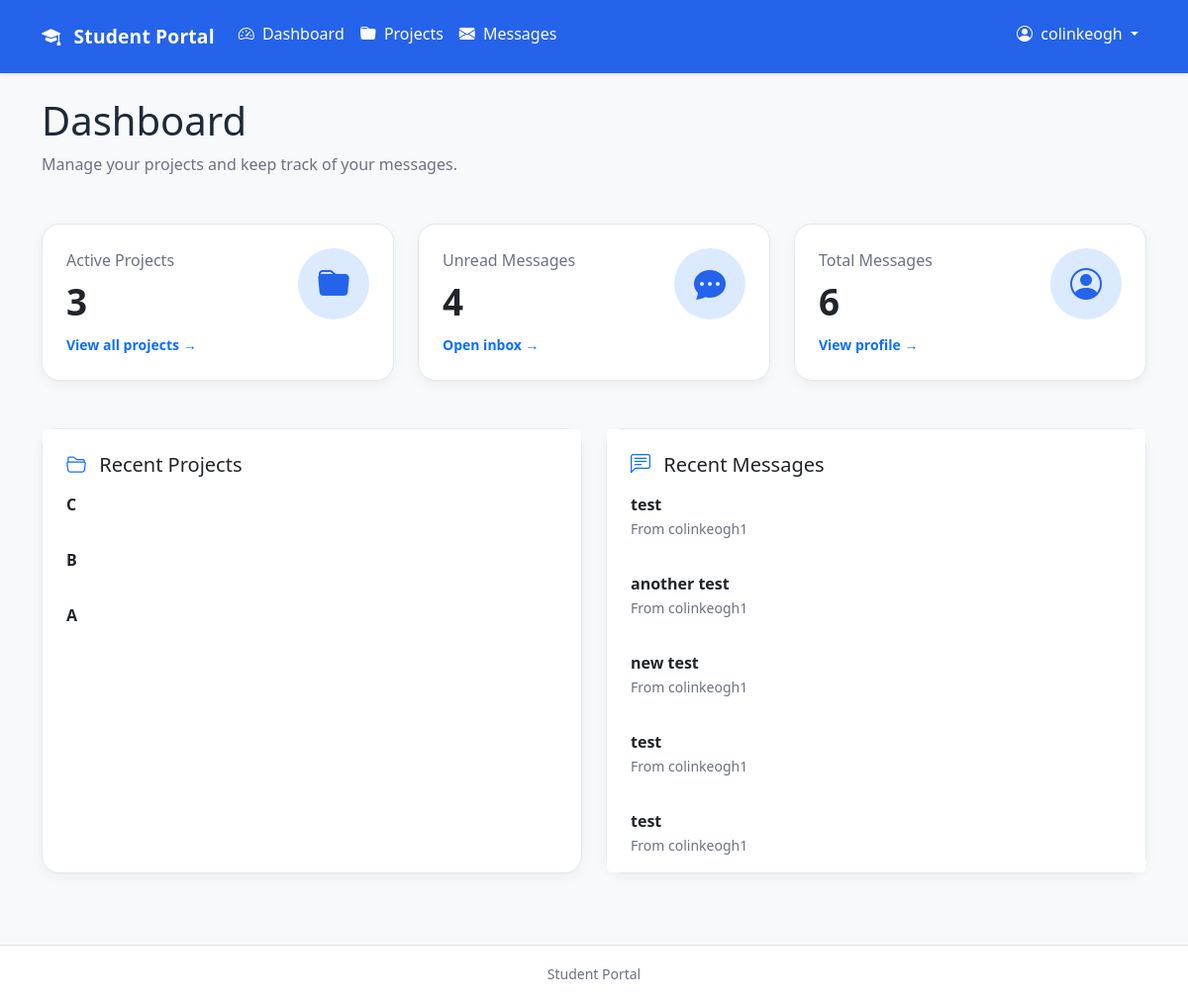
The app's page / (signed in) with its own data.
### accounts/models.py (models this page shows)
class CustomUser(AbstractUser):
    pass

### projects/models.py (models this page shows, shortened)
class Project(models.Model):
    class Status(models.TextChoices):
        PLANNING = 'PL', "Planning"
        ACTIVE = "AC", "Active"
        COMPLETED = "CO", "Completed"
    title = models.CharField(max_length=200)
    description = models.TextField(
        blank=True
    )
    owner = models.ForeignKey(
        settings.AUTH_USER_MODEL,
        on_delete=models.CASCADE,
        related_name="owned_projects",
    )
    status = models.CharField(
        max_length=2,
        choices=Status.choices,
        default=Status.PLANNING,
    )
    deadline = models.DateField(
        null=True,
        blank=True,
    )
    created_at = models.DateTimeField(
        auto_now_add=True,
    )
    class Meta:
        ordering = ["-created_at"]

### messaging/models.py (models this page shows, shortened)
class Message(models.Model):
    sender = models.ForeignKey(
        settings.AUTH_USER_MODEL,
        on_delete=models.CASCADE,
        related_name="sent_messages",
    )
    recipient = models.ForeignKey(
        settings.AUTH_USER_MODEL,
        on_delete=models.CASCADE,
        related_name="received_messages",
    )
    subject = models.CharField(
        max_length=200,
    )
    body = models.TextField()
    sent_at = models.DateTimeField(
        auto_now_add=True,
    )
    is_read = models.BooleanField(
        default=False,
    )
    is_archived = models.BooleanField(
        default=False,
    )
    class Meta:
        ordering = ["-sent_at"]

### dashboard/views.py (the view)
@login_required
def home(request):
    project_count = Project.objects.filter(
        owner=request.user,
    ).count()
    unread_messages = Message.objects.filter(
        recipient=request.user,
        is_read=False,
    ).count()
    total_messages = Message.objects.filter(
        recipient=request.user,
    ).count()
    recent_projects = Project.objects.filter(
        owner=request.user,
    ).order_by("-created_at")[:5]
    recent_messages = Message.objects.filter(
        recipient=request.user,
    ).order_by("-sent_at")[:5]
    context = {
        "project_count": project_count,
        "unread_messages": unread_messages,
        "total_messages": total_messages,
        "recent_projects": recent_projects,
        "recent_messages": recent_messages,
    }
    return render(
        request,
        "dashboard/home.html",
        context,
    )

### dashboard/templates/dashboard/home.html (shortened to what this page needs)
{% extends "base.html" %}
{% block content %}
<div class="mb-5">
    <h1>Dashboard</h1>
    <p class="text-muted mb-0">
        Manage your projects and keep track of your messages.
    </p>
</div>
<div class="row g-4 mb-5">
    <div class="col-lg-4">
        <a
            href="{% url 'projects:list' %}"
            class="text-decoration-none text-dark">
            <div class="card h-100">
                <div class="card-body p-4">
                    <div class="d-flex justify-content-between align-items-start">
                        <div>
                            <p class="text-muted mb-2">
                                Active Projects
                            </p>
                            <h2 class="mb-2">
                                {{ project_count }}
                            </h2>
                            <small class="text-primary fw-semibold">
                                View all projects →
                            </small>
                        </div>
                        <i class="bi bi-folder-fill fs-1"></i>
                    </div>
                </div>
            </div>
        </a>
    </div>
    <div class="col-lg-4">
        <a
            href="{% url 'messaging:inbox' %}"
            class="text-decoration-none text-dark">
            <div class="card h-100">
                <div class="card-body p-4">
                    <div class="d-flex justify-content-between align-items-start">
                        <div>
                            <p class="text-muted mb-2">
                                Unread Messages
                            </p>
                            <h2 class="mb-2">
                                {{ unread_messages }}
                            </h2>
                            <small class="text-primary fw-semibold">
                                Open inbox →
                            </small>
                        </div>
                        <i class="bi bi-chat-dots-fill fs-1"></i>
                    </div>
                </div>
            </div>
        </a>
    </div>
    <div class="col-lg-4">
        <a
            href="{% url 'dashboard:profile' %}"
            class="text-decoration-none text-dark">
            <div class="card h-100">
                <div class="card-body p-4">
                    <div class="d-flex justify-content-between align-items-start">
                        <div>
                            <p class="text-muted mb-2">
                                Total Messages
                            </p>
                            <h2 class="mb-2">
                                {{ total_messages }}
                            </h2>
                            <small class="text-primary fw-semibold">
                                View profile →
                            </small>
                        </div>
                        <i class="bi bi-person-circle fs-1"></i>
                    </div>
                </div>
            </div>
        </a>
    </div>
</div>
<div class="row g-4">
    <div class="col-lg-6">
        <div class="card h-100">
            <div class="card-header bg-white border-0 pt-4 pb-0 px-4">
                <h5 class="mb-0">
                    <i class="bi bi-folder2-open text-primary me-2"></i>
                    Recent Projects
                </h5>
            </div>
            <div class="list-group list-group-flush">
                {% for project in recent_projects %}
                    <a
                        href="{% url 'projects:detail' project.pk %}"
                        class="list-group-item list-group-item-action border-0 px-4 py-3">
                        <strong>
                            {{ project.title }}
                        </strong>
                    </a>
                {% empty %}
                    <div class="list-group-item border-0 px-4 py-3 text-muted">
                        No projects available.
                    </div>
                {% endfor %}
            </div>
        </div>
    </div>
    <div class="col-lg-6">
        <div class="card h-100">
            <div class="card-header bg-white border-0 pt-4 pb-0 px-4">
                <h5 class="mb-0">
                    <i class="bi bi-chat-left-text text-primary me-2"></i>
                    Recent Messages
                </h5>
            </div>
            <div class="list-group list-group-flush">
                {% for message in recent_messages %}
                    <a
                        href="{% url 'messaging:detail' message.pk %}"
                        class="list-group-item list-group-item-action border-0 px-4 py-3">
                        <strong>
                            {{ message.subject }}
                        </strong>
                        <br>
                        <small class="text-muted">
                            From {{ message.sender.username }}
                        </small>
                    </a>
                {% empty %}
                    <div class="list-group-item border-0 px-4 py-3 text-muted">
                        No messages available.
                    </div>
                {% endfor %}
            </div>
        </div>
    </div>
</div>
{% endblock %}

### templates/base.html (shortened to what this page needs)
{% load static %}
<!DOCTYPE html>
<html lang="en">
<head>
    <link
        href="https://cdn.jsdelivr.net/npm/bootstrap@5.3.3/dist/css/bootstrap.min.css"
        rel="stylesheet">
    <link
        href="https://cdn.jsdelivr.net/npm/bootstrap-icons@1.11.3/font/bootstrap-icons.css"
        rel="stylesheet">
    <link
        rel="stylesheet"
        href="{% static 'css/style.css' %}">
</head>
<body class="bg-light">
    <nav class="navbar navbar-expand-lg bg-primary shadow-sm">
        <div class="container">
            <a
                class="navbar-brand fw-semibold text-white"
                href="{% url 'dashboard:home' %}">
                <i class="bi bi-mortarboard-fill me-2 text-white"></i>
                Student Portal
            </a>
            <div
                class="collapse navbar-collapse"
                id="navbarNav">
                {% if user.is_authenticated %}
                    <ul class="navbar-nav me-auto">
                        <li class="nav-item">
                            <a
                                class="nav-link text-white"
                                href="{% url 'dashboard:home' %}">
                                <i class="bi bi-speedometer2 me-1 text-white"></i>
                                Dashboard
                            </a>
                        </li>
                        <li class="nav-item">
                            <a
                                class="nav-link text-white"
                                href="{% url 'projects:list' %}">
                                <i class="bi bi-folder-fill me-1 text-white"></i>
                                Projects
                            </a>
                        </li>
                        <li class="nav-item">
                            <a
                                class="nav-link text-white"
                                href="{% url 'messaging:inbox' %}">
                                <i class="bi bi-envelope-fill me-1 text-white"></i>
                                Messages
                            </a>
                        </li>
                    </ul>
                    <ul class="navbar-nav ms-auto">
                        <li class="nav-item dropdown">
                            <a
                                class="nav-link dropdown-toggle text-white"
                                href="#"
                                id="accountDropdown"
                                role="button"
                                data-bs-toggle="dropdown"
                                aria-expanded="false">
                                <i class="bi bi-person-circle me-1 text-white"></i>
                                {{ user.username }}
                            </a>
                        </li>
                    </ul>
                {% endif %}
            </div>
        </div>
    </nav>
    <main class="container py-4">
        {% block content %}
        {% endblock %}
    </main>
    <footer class="border-top bg-white py-3 mt-5">
        <div class="container text-center">
            <small class="text-muted">
                Student Portal
            </small>
        </div>
    </footer>
</body>
</html>

### static/css/style.css (style rules this page uses)
:root { --primary: #2563eb; --primary-light: #dbeafe; --background: #f8fafc; --card: #ffffff; --border: #e5e7eb; --text: #1f2937; --text-muted: #6b7280; }
html, body { height: 100%; }
body { background: var(--background); color: var(--text); font-family: "Segoe UI", Tahoma, Geneva, Verdana, sans-serif; margin: 0; }
.navbar { min-height: 64px; background: var(--primary) !important; box-shadow: 0 2px 12px rgba(0,0,0,.08); }
.navbar-brand { font-size: 1.2rem; font-weight: 600; letter-spacing: .2px; }
.nav-link { color: var(--text-muted); border-radius: 12px; padding: .85rem 1rem; margin-bottom: .45rem; transition: all .25s ease; font-weight: 500; }
.nav-link i { margin-right: .7rem; }
main { min-height: calc(100vh - 64px); }
.text-muted { color: var(--text-muted) !important; }
.card { background: white; border: 1px solid var(--border); border-radius: 18px; box-shadow: 0 4px 12px rgba(0,0,0,.05); transition: transform .25s, box-shadow .25s, border-color .25s; }
.card i.fs-1 { width: 72px; height: 72px; display: flex; align-items: center; justify-content: center; border-radius: 50%; background: var(--primary-light); color: var(--primary) !important; font-size: 2rem !important; }
.card h2 { font-size: 2.3rem; font-weight: 700; margin-top: .4rem; }
.card p { margin-bottom: 0; }

### records on screen
CustomUser: username "colinkeogh"
Project: title "C"
Project: title "B"
Project: title "A"
Message: subject "test", sender.username "colinkeogh1"
Message: subject "another test", sender.username "colinkeogh1"
Message: subject "new test", sender.username "colinkeogh1"
Message: subject "test", sender.username "colinkeogh1"
Message: subject "test", sender.username "colinkeogh1"

### other values on screen
{{ project_count }} "3"
{{ unread_messages }} "4"
{{ total_messages }} "6"
